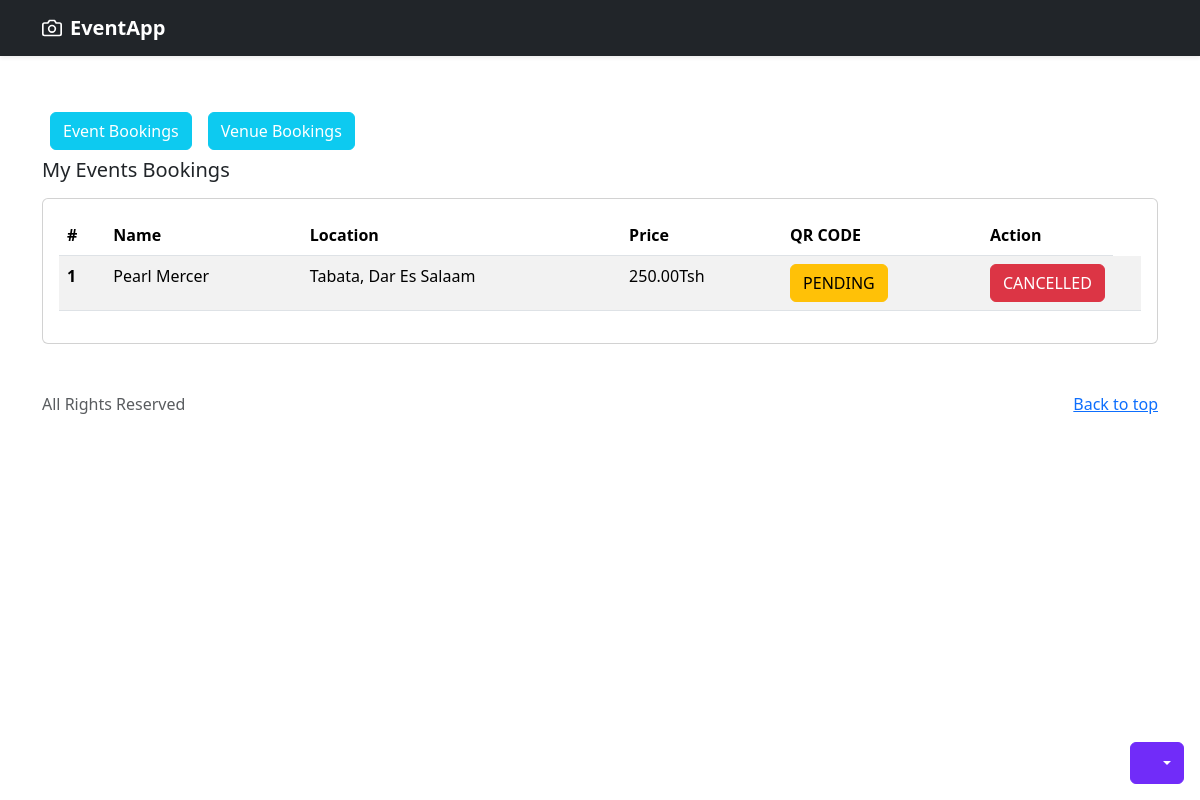
The app's page /bookings_venue/ (signed in) with its own data.
### event/models.py (models this page shows, shortened)
class VenueBooking(models.Model):
    venue = models.ForeignKey(Venue, on_delete=models.CASCADE)
    user = models.ForeignKey(User, on_delete=models.CASCADE)
    booking_date = models.DateTimeField(auto_now_add=True)
    booking_duration = models.PositiveIntegerField()
    is_approved = models.BooleanField(default=False)
    is_canceled = models.BooleanField(default=False)
    qr_code = models.ImageField(upload_to='qr_codes/', null=True, blank=True)

class Venue(models.Model):
    name = models.CharField(max_length=100)
    description = models.TextField()
    location = models.CharField(max_length=255)
    capacity = models.PositiveIntegerField()
    price_per_hour = models.DecimalField(max_digits=10, decimal_places=2)
    available = models.BooleanField(default=True)
    photo = models.ImageField(upload_to='venue_photos/', blank=True, null=True)
    created_at = models.DateTimeField(auto_now_add=True)
    updated_at = models.DateTimeField(auto_now=True)
    contacts = models.CharField(max_length=250, null=True, blank=True)
    map_link = models.CharField(max_length=250, null=True, blank=True)
    facebook_link = models.CharField(max_length=250, null=True, blank=True)
    instagram_link = models.CharField(max_length=250, null=True, blank=True)

### event/views.py (the view)
# urls.py: path('bookings_venue/', views.bookings_venue, name="bookings_venue"),
def bookings_venue(request):
    if not request.user.is_authenticated:
        messages.info(request, "Please Login to proceed")
        return redirect(login_view)
    bookings = VenueBooking.objects.filter(user=request.user)
    context = {
        'bookings': bookings
    }
    return render(request, 'bookings_venue.html', context)

### templates/bookings_venue.html (shortened to what this page needs)
{% extends 'base.html' %} {% load static %} {% block content %}
<body>
  <div class="dropdown position-fixed bottom-0 end-0 mb-3 me-3 bd-mode-toggle">
    <button
      class="btn btn-bd-primary py-2 dropdown-toggle d-flex align-items-center"
      id="bd-theme"
      type="button"
      aria-expanded="false"
      data-bs-toggle="dropdown"
      aria-label="Toggle theme (auto)"
    >
      <svg class="bi my-1 theme-icon-active" width="1em" height="1em">
        <use href="#circle-half"></use>
      </svg>
    </button>
  </div>
  <header data-bs-theme="dark">
    <div class="navbar navbar-dark bg-dark shadow-sm">
      <div class="container">
        <a
          href="{% url 'home' %}"
          class="navbar-brand d-flex align-items-center"
        >
          <strong>EventApp</strong>
        </a>
      </div>
    </div>
  </header>
  <main>
    <div class="container mt-5">
     <div class="d-flex">
      <button class="btn btn-info m-2">
        <a class="text-decoration-none text-white" href="{% url 'bookings' %}">Event Bookings</a>
      <button class="btn btn-info m-2">
      <a class="text-decoration-none text-white" href="{% url 'bookings_venue' %}">Venue Bookings</a>
    </button>
     </div>
      <h5 class="pb-2">My Events Bookings</h5>
      <div class="card">
        <div class="card-body">
          <table class="table table-striped">
            <thead>
              <tr>
                <th>#</th>
                <th>Name</th>
                <th>Location</th>
                <th>Price</th>
                <th>QR CODE</th>
                <th class="col-1">Action</th>
              </tr>
            </thead>
            <tbody>
                {% for book in bookings %}
                <tr>
                    <th scope="row">1</th>
                    <td>{{ book.venue.name }}</td>
                    <td>{{ book.venue.location }}</td>
                    <td>{{ book.venue.price_per_hour }}Tsh</td>
                    {% if book.is_approved %}
                    <td><button class="btn btn-success"  type="button"  data-bs-toggle="modal" data-bs-target="#qrModal-{{ book.id }}" >SCAN</button></td>
                    {% else %}
                    <td><button class="btn btn-warning">PENDING</button></td>
                    {% endif %}
                    <td>
                      {% if book.is_canceled %}
                      <button class="btn btn-danger"  >CANCELLED</button>
                      {% else %}
                      <button class="btn btn-danger"  type="button"  data-bs-toggle="modal" data-bs-target="#cancelModal-{{ book.id }}" >CANCEL</button>
                      {% endif %}
                      <td>
                    </td>
                  </tr>
                {% endfor %}
            </tbody>
          </table>
        </div>
      </div>
    </div>
  </main>
  <footer class="text-body-secondary py-5">
    <div class="container">
      <p class="float-end mb-1">
        <a href="#">Back to top</a>
      </p>
      All Rights Reserved
    </div>
  </footer>
</body>
{% endblock content %}

### static/style.css (style rules this page uses)
.bi { vertical-align: -.125em; fill: currentColor; }
.btn-bd-primary { --bd-violet-bg: #712cf9; --bd-violet-rgb: 112.520718, 44.062154, 249.437846; --bs-btn-font-weight: 600; --bs-btn-color: var(--bs-white); --bs-btn-bg: var(--bd-violet-bg); --bs-btn-border-color: var(--bd-violet-bg); --bs-btn-hover-color: var(--bs-white); --bs-btn-hover-bg: #6528e0; --bs-btn-hover-border-color: #6528e0; --bs-btn-focus-shadow-rgb: var(--bd-violet-rgb); --bs-btn-active-color: var(--bs-btn-hover-color); --bs-btn-active-bg: #5a23c8; --bs-btn-active-border-color: #5a23c8; }
.bd-mode-toggle { z-index: 1500; }

### records on screen
VenueBooking: venue.name "Pearl Mercer", venue.location "Tabata, Dar Es Salaam", venue.price_per_hour "250.00", is_approved "PENDING", is_canceled "CANCELLED"
